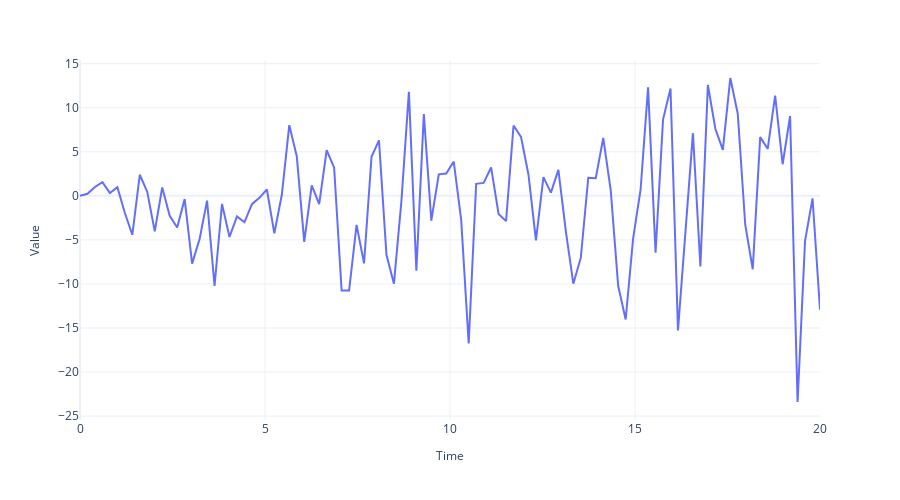

Notebook cell for this chart:
### Code cell
fig = plot_time_series(
    regular_time_samples, 
    sinusoidal_samples+noise, 
    ""
)

fig.write_image("imgs/chapter_1/non_stationary_sinusoidal.png")
fig.show()
